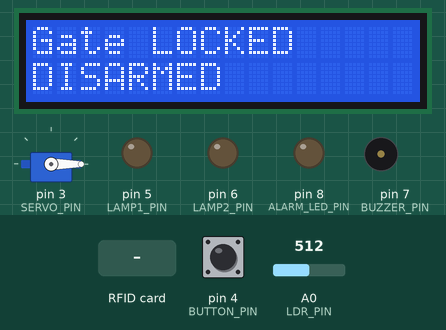
Bench run of a sketch on a simulated Arduino Uno, built with avr-gcc and run on an emulated ATmega328P. Shown: servo, 16×2 character LCD, output pins drawn as LEDs (lit = HIGH), buzzer (waves = sounding, pin HIGH). Dashed ring = blinking. Inputs (shaded band) come from the test bench; at power-on: pin 4 (BUTTON_PIN) HIGH, A0 (LDR_PIN) = 512. Pins used as bus, display or sensor lines are not drawn; what the sketch prints to the serial monitor is not drawn.

Above: at 1.3 s.
1.4 s: pin 4 (BUTTON_PIN) pulled LOW for 0.15 s
At 3.8 s:
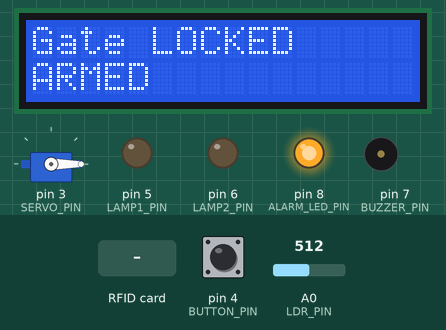
4.5 s: RFID card AA BB CC DD held to the reader
At 5.8 s:
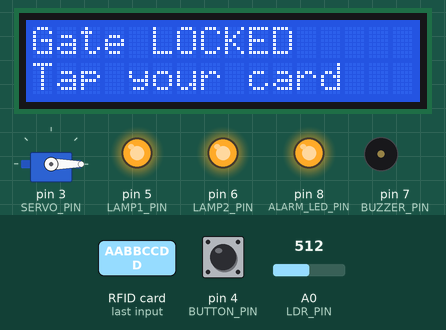
7.5 s: RFID card 5E 7A 19 C4 held to the reader
At 8.4 s:
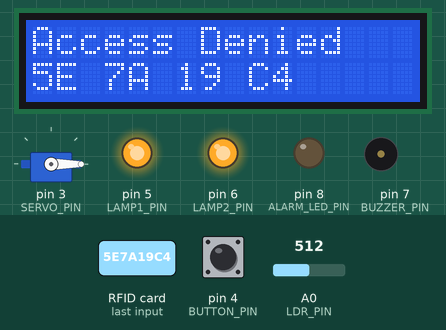
10.5 s: pin 4 (BUTTON_PIN) pulled LOW for 1 s
At 11.3 s:
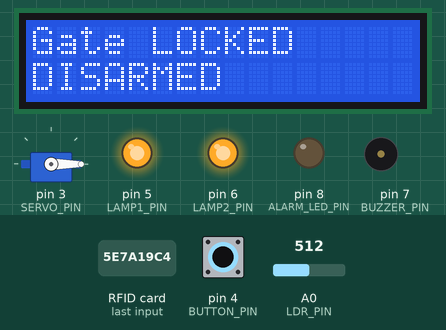
13.0 s: pin 4 (BUTTON_PIN) pulled LOW for 0.15 s
At 13.4 s:
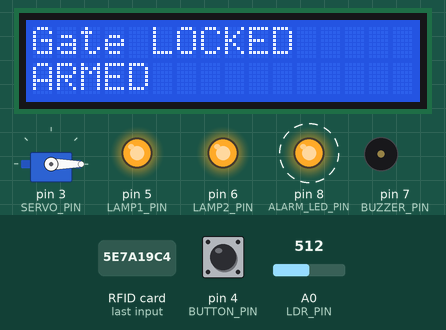
16.1 s: pin 4 (BUTTON_PIN) pulled LOW for 3.2 s
At 17.2 s:
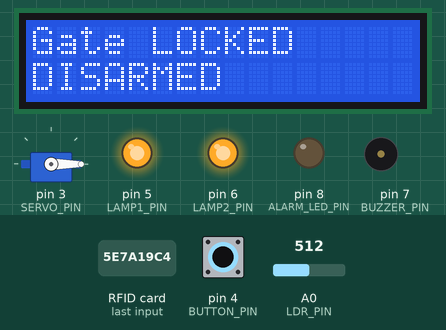
Timing chart, 0 to 36.0 s (numbered marks = the images above; inputs shaded):
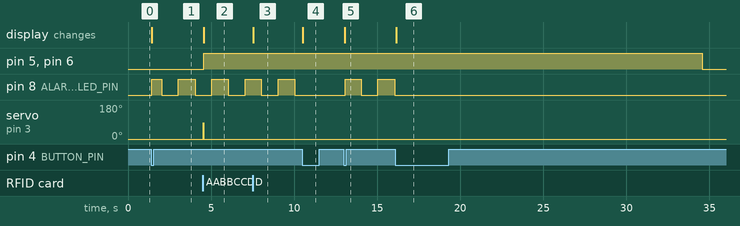

Measured:
- after the input at 1.4 s, pin 8 (ALARM_LED_PIN): LOW → HIGH at once, → LOW 0.61 s later, → HIGH 0.98 s later, → LOW 1.0 s later; the display: changes at once (image 1)
- after the input at 4.5 s, pin 5 (LAMP1_PIN), pin 6 (LAMP2_PIN): LOW → HIGH after 0.07 s; servo on pin 3 (SERVO_PIN): 0° → 87° at once, → 0° 0.04 s later; the display: changes after 0.07 s (image 2)
- after the input at 7.5 s, the display: changes at once (image 3)
- after the input at 10.5 s, pin 8 (ALARM_LED_PIN): stays LOW (without the input it goes to HIGH after 0.54 s); the display: changes at once (image 4)
- after the input at 13.0 s, pin 8 (ALARM_LED_PIN): alternates HIGH for 0.98 s and LOW for 1.0 s, starting after 0.07 s; the display: changes at once (image 5)
- after the input at 16.1 s, pin 8 (ALARM_LED_PIN): stops changing and stays LOW; the display: changes at once (image 6)

The sketch:

05_gate_and_lights.ino
```cpp
/*
  05_gate_and_lights — Zone 1 + Zone 2 together on ONE Arduino Uno.

  The first zone-to-zone links in Mini Smart World:
    - Good card       -> gate unlocks 3 s AND welcome lights go bright for 30 s
    - 3 bad cards     -> ALARM (someone is guessing cards)
    - Motion while ARMED -> ALARM
    - ARM button      -> arm / disarm / reset alarm

  Pins: gate uses D3 (servo), D9–D13 (RC522), A4/A5 (LCD).
        lights use A0 (LDR), D2 (PIR), D4 (button), D5/D6 (lamps), D7 (buzzer), D8 (red LED).

  No delay() in the main loop: every job checks the clock (millis) so the
  gate, lights and alarm all keep working at the same time.

  Serial prints one CSV line per event. In Zone 3 this becomes MQTT messages.
*/
#include <SPI.h>
#include <MFRC522.h>
#include <Servo.h>
#include <Wire.h>
#include <LiquidCrystal_I2C.h>

// ---------- pins ----------
#define SS_PIN 10
#define RST_PIN 9
const int SERVO_PIN = 3;
const int LDR_PIN = A0;
const int PIR_PIN = 2;
const int BUTTON_PIN = 4;
const int LAMP1_PIN = 5;
const int LAMP2_PIN = 6;
const int BUZZER_PIN = 7;
const int ALARM_LED_PIN = 8;

// ---------- settings ----------
const int LOCKED_ANGLE = 0;
const int UNLOCKED_ANGLE = 87;
const unsigned long OPEN_MS = 3000;          // gate always relocks
const unsigned long WELCOME_MS = 30000;
const int MAX_BAD_CARDS = 3;
const int DARK_ON = 300, DARK_OFF = 400;     // TODO: your LDR numbers
const unsigned long SIREN_MAX_MS = 20000;
const unsigned long PIR_WARMUP_MS = 60000;

// TODO: your card UIDs from 1_smart_gate/code/01_read_uid
const char* ALLOWED_UIDS[] = { "AA BB CC DD" };
const int NUM_ALLOWED = sizeof(ALLOWED_UIDS) / sizeof(ALLOWED_UIDS[0]);

MFRC522 rfid(SS_PIN, RST_PIN);
Servo lockServo;
LiquidCrystal_I2C lcd(0x27, 16, 2);

// ---------- world state ----------
enum Gate { LOCKED, UNLOCKED };
enum Security { DISARMED, ARMED, ALARM };
Gate gate = LOCKED;
Security security = DISARMED;
unsigned long gateSince = 0, securitySince = 0, welcomeUntil = 0;
int badCards = 0;
bool dark = false;
bool lastButton = HIGH;
unsigned long lastButtonChange = 0;

/** Purpose: print one CSV event line. Args: event name, value. Returns: nothing. */
void logEvent(const char* event, const String& value) {
  Serial.print(millis()); Serial.print(","); Serial.print(event); Serial.print(","); Serial.println(value);
}

/** Purpose: card UID as "AA BB CC DD". Args: none. Returns: String. */
String readUid() {
  String uid = "";
  for (byte i = 0; i < rfid.uid.size; i++) {
    if (rfid.uid.uidByte[i] < 0x10) uid += "0";
    uid += String(rfid.uid.uidByte[i], HEX);
    if (i < rfid.uid.size - 1) uid += " ";
  }
  uid.toUpperCase();
  return uid;
}

/** Purpose: is this UID allowed? Args: uid. Returns: true/false. */
bool isAllowed(const String& uid) {
  for (int i = 0; i < NUM_ALLOWED; i++) if (uid == ALLOWED_UIDS[i]) return true;
  return false;
}

/** Purpose: show two lines on the LCD. Args: top, bottom. Returns: nothing. */
void show(const char* top, const String& bottom) {
  lcd.clear(); lcd.print(top); lcd.setCursor(0, 1); lcd.print(bottom);
}

/** Purpose: change the security state and log it. Args: next. Returns: nothing. */
void setSecurity(Security next) {
  security = next;
  securitySince = millis();
  const char* names[] = { "DISARMED", "ARMED", "ALARM" };
  logEvent("security", names[next]);
  if (next == ALARM) show("!! ALARM !!", "Press ARM button");
  else show(gate == LOCKED ? "Gate LOCKED" : "Gate OPEN", names[next]);
}

/** Purpose: one debounced button press. Args: none. Returns: true once per press. */
bool buttonPressed() {
  bool now = digitalRead(BUTTON_PIN);
  if (now != lastButton && millis() - lastButtonChange > 50) {
    lastButtonChange = millis();
    lastButton = now;
    if (now == LOW) return true;
  }
  return false;
}

/** Purpose: read a card if there is one and react. Args: none. Returns: nothing. */
void handleCard() {
  if (!rfid.PICC_IsNewCardPresent() || !rfid.PICC_ReadCardSerial()) return;
  String uid = readUid();
  bool ok = isAllowed(uid);
  logEvent("card", uid + (ok ? " GRANTED" : " DENIED"));

  if (ok && security != ALARM) {
    badCards = 0;
    gate = UNLOCKED; gateSince = millis();
    lockServo.write(UNLOCKED_ANGLE);
    welcomeUntil = millis() + WELCOME_MS;          // LINK: gate -> lights
    logEvent("gate", "UNLOCKED");
    show("Access Granted", "Welcome!");
  } else {
    badCards++;
    show("Access Denied", uid);
    if (badCards >= MAX_BAD_CARDS && security != ALARM) setSecurity(ALARM);  // LINK: gate -> security
  }
  rfid.PICC_HaltA();
  rfid.PCD_StopCrypto1();
}

void setup() {
  Serial.begin(9600);
  SPI.begin();
  rfid.PCD_Init();
  lockServo.attach(SERVO_PIN);
  lockServo.write(LOCKED_ANGLE);                    // safe default
  lcd.init(); lcd.backlight();
  pinMode(PIR_PIN, INPUT);
  pinMode(BUTTON_PIN, INPUT_PULLUP);
  pinMode(LAMP1_PIN, OUTPUT); pinMode(LAMP2_PIN, OUTPUT);
  pinMode(BUZZER_PIN, OUTPUT); pinMode(ALARM_LED_PIN, OUTPUT);
  Serial.println("ms,event,value");
  setSecurity(DISARMED);
}

void loop() {
  unsigned long now = millis();

  // ---- gate ----
  handleCard();
  if (gate == UNLOCKED && now - gateSince > OPEN_MS) {
    gate = LOCKED;
    lockServo.write(LOCKED_ANGLE);
    logEvent("gate", "LOCKED");
    show("Gate LOCKED", "Tap your card");
  }

  // ---- security ----
  bool motion = now > PIR_WARMUP_MS && digitalRead(PIR_PIN) == HIGH;
  if (buttonPressed()) {
    if (security == DISARMED) setSecurity(ARMED);
    else { badCards = 0; setSecurity(DISARMED); }
  }
  if (security == ARMED && motion && now - securitySince > 10000) setSecurity(ALARM);

  // ---- lights ----
  int light = analogRead(LDR_PIN);
  if (!dark && light < DARK_ON) dark = true;
  if (dark && light > DARK_OFF) dark = false;
  int level = 0;
  if (now < welcomeUntil) level = 255;               // welcome lights, even in daytime
  else if (dark) level = motion ? 255 : 40;
  analogWrite(LAMP1_PIN, level);
  analogWrite(LAMP2_PIN, level);

  // ---- alarm output ----
  bool blink = (now / 250) % 2;
  if (security == ALARM) {
    digitalWrite(ALARM_LED_PIN, blink);
    digitalWrite(BUZZER_PIN, (now - securitySince < SIREN_MAX_MS) && blink);
  } else {
    digitalWrite(ALARM_LED_PIN, security == ARMED ? (now / 1000) % 2 : LOW);
    digitalWrite(BUZZER_PIN, LOW);
  }
}
```
